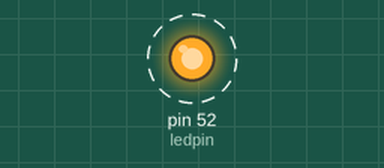
Simulated run of this sketch. Board: Arduino Mega 2560, built with avr-gcc and run on an emulated ATmega2560. On the bench: output pins drawn as LEDs (lit = HIGH). Dashed ring = blinking.

Above: at 0.2 s.
Timing chart, 0 to 3.0 s (numbered marks = the images above):
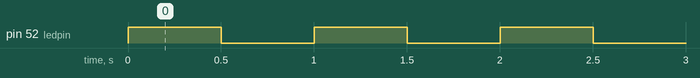

The sketch:

pinDelay2Hz.ino
```cpp
int ledpin = 52;

void setup() {
  // put your setup code here, to run once:
  pinMode(ledpin, OUTPUT);

}

void loop() {
  // put your main code here, to run repeatedly:
  digitalWrite(ledpin, HIGH);
  delay(500);
  digitalWrite(ledpin, LOW);
  delay(500);


}
```

Measured:
- by itself, pin 52 (ledpin): alternates HIGH for 0.50 s and LOW for 0.50 s
